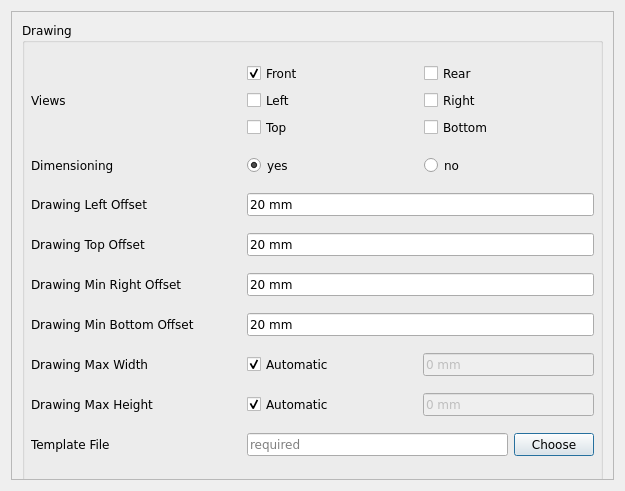
<?xml version="1.0" encoding="UTF-8"?>
<ui version="4.0">
 <class>ReinforcementDrawingAndDimensioning_Drawing</class>
 <widget class="QDialog" name="ReinforcementDrawingAndDimensioning_Drawing">
  <property name="geometry">
   <rect>
    <x>0</x>
    <y>0</y>
    <width>625</width>
    <height>491</height>
   </rect>
  </property>
  <property name="sizePolicy">
   <sizepolicy hsizetype="Preferred" vsizetype="Preferred">
    <horstretch>0</horstretch>
    <verstretch>0</verstretch>
   </sizepolicy>
  </property>
  <property name="windowTitle">
   <string>Dialog</string>
  </property>
  <layout class="QVBoxLayout" name="verticalLayout_4">
   <item>
    <layout class="QHBoxLayout" name="horizontalLayout_20">
     <item>
      <widget class="QScrollArea" name="scrollArea">
       <property name="widgetResizable">
        <bool>true</bool>
       </property>
       <widget class="QWidget" name="scrollAreaWidgetContents">
        <property name="geometry">
         <rect>
          <x>0</x>
          <y>0</y>
          <width>603</width>
          <height>469</height>
         </rect>
        </property>
        <widget class="QGroupBox" name="deawingDataGroupBox">
         <property name="geometry">
          <rect>
           <x>10</x>
           <y>10</y>
           <width>581</width>
           <height>461</height>
          </rect>
         </property>
         <property name="font">
          <font>
           <family>DejaVu Sans</family>
          </font>
         </property>
         <property name="toolTip">
          <string>&lt;html&gt;&lt;head/&gt;&lt;body&gt;&lt;p&gt;The data related to Dimension Offset&lt;/p&gt;&lt;/body&gt;&lt;/html&gt;</string>
         </property>
         <property name="title">
          <string>Drawing</string>
         </property>
         <layout class="QVBoxLayout" name="verticalLayout_16">
          <property name="leftMargin">
           <number>6</number>
          </property>
          <property name="rightMargin">
           <number>6</number>
          </property>
          <item>
           <layout class="QHBoxLayout" name="horizontalLayout">
            <item>
             <widget class="QLabel" name="viewsLabel">
              <property name="sizePolicy">
               <sizepolicy hsizetype="Fixed" vsizetype="Preferred">
                <horstretch>0</horstretch>
                <verstretch>0</verstretch>
               </sizepolicy>
              </property>
              <property name="minimumSize">
               <size>
                <width>210</width>
                <height>60</height>
               </size>
              </property>
              <property name="maximumSize">
               <size>
                <width>16777215</width>
                <height>60</height>
               </size>
              </property>
              <property name="text">
               <string>Views</string>
              </property>
             </widget>
            </item>
            <item>
             <layout class="QHBoxLayout" name="horizontalLayout_2">
              <item>
               <layout class="QVBoxLayout" name="verticalLayout_7">
                <item>
                 <layout class="QHBoxLayout" name="horizontalLayout_6">
                  <item>
                   <widget class="QCheckBox" name="frontViewCheckBox">
                    <property name="minimumSize">
                     <size>
                      <width>85</width>
                      <height>0</height>
                     </size>
                    </property>
                    <property name="toolTip">
                     <string>&lt;html&gt;&lt;head/&gt;&lt;body&gt;&lt;p&gt;If Checked, then Front view is generated&lt;/p&gt;&lt;/body&gt;&lt;/html&gt;</string>
                    </property>
                    <property name="text">
                     <string>Front</string>
                    </property>
                    <property name="checked">
                     <bool>true</bool>
                    </property>
                   </widget>
                  </item>
                 </layout>
                </item>
                <item>
                 <layout class="QHBoxLayout" name="horizontalLayout_4">
                  <item>
                   <widget class="QCheckBox" name="leftViewCheckBox">
                    <property name="minimumSize">
                     <size>
                      <width>85</width>
                      <height>0</height>
                     </size>
                    </property>
                    <property name="toolTip">
                     <string>&lt;html&gt;&lt;head/&gt;&lt;body&gt;&lt;p&gt;If Checked, then Left view is generated&lt;/p&gt;&lt;/body&gt;&lt;/html&gt;</string>
                    </property>
                    <property name="text">
                     <string>Left</string>
                    </property>
                   </widget>
                  </item>
                 </layout>
                </item>
                <item>
                 <layout class="QHBoxLayout" name="horizontalLayout_5">
                  <item>
                   <widget class="QCheckBox" name="topViewCheckBox">
                    <property name="minimumSize">
                     <size>
                      <width>85</width>
                      <height>0</height>
                     </size>
                    </property>
                    <property name="toolTip">
                     <string>&lt;html&gt;&lt;head/&gt;&lt;body&gt;&lt;p&gt;If Checked, then Top view is generated&lt;/p&gt;&lt;/body&gt;&lt;/html&gt;</string>
                    </property>
                    <property name="text">
                     <string>Top</string>
                    </property>
                   </widget>
                  </item>
                 </layout>
                </item>
               </layout>
              </item>
              <item>
               <layout class="QVBoxLayout" name="verticalLayout_6">
                <item>
                 <layout class="QHBoxLayout" name="horizontalLayout_11">
                  <item>
                   <widget class="QCheckBox" name="rearViewCheckBox">
                    <property name="minimumSize">
                     <size>
                      <width>85</width>
                      <height>0</height>
                     </size>
                    </property>
                    <property name="toolTip">
                     <string>&lt;html&gt;&lt;head/&gt;&lt;body&gt;&lt;p&gt;If Checked, then Rear view is generated&lt;/p&gt;&lt;/body&gt;&lt;/html&gt;</string>
                    </property>
                    <property name="text">
                     <string>Rear</string>
                    </property>
                   </widget>
                  </item>
                 </layout>
                </item>
                <item>
                 <layout class="QHBoxLayout" name="horizontalLayout_10">
                  <item>
                   <widget class="QCheckBox" name="rightViewCheckBox">
                    <property name="minimumSize">
                     <size>
                      <width>85</width>
                      <height>0</height>
                     </size>
                    </property>
                    <property name="toolTip">
                     <string>&lt;html&gt;&lt;head/&gt;&lt;body&gt;&lt;p&gt;If Checked, then Right view is generated&lt;/p&gt;&lt;/body&gt;&lt;/html&gt;</string>
                    </property>
                    <property name="text">
                     <string>Right</string>
                    </property>
                   </widget>
                  </item>
                 </layout>
                </item>
                <item>
                 <layout class="QHBoxLayout" name="horizontalLayout_7">
                  <item>
                   <widget class="QCheckBox" name="bottomViewCheckBox">
                    <property name="minimumSize">
                     <size>
                      <width>85</width>
                      <height>0</height>
                     </size>
                    </property>
                    <property name="toolTip">
                     <string>&lt;html&gt;&lt;head/&gt;&lt;body&gt;&lt;p&gt;If Checked, then Bottom view is generated&lt;/p&gt;&lt;/body&gt;&lt;/html&gt;</string>
                    </property>
                    <property name="text">
                     <string>Bottom</string>
                    </property>
                   </widget>
                  </item>
                 </layout>
                </item>
               </layout>
              </item>
             </layout>
            </item>
           </layout>
          </item>
          <item>
           <layout class="QHBoxLayout" name="horizontalLayout_25">
            <item>
             <widget class="QLabel" name="PerformDimensioningLabel">
              <property name="sizePolicy">
               <sizepolicy hsizetype="Fixed" vsizetype="Preferred">
                <horstretch>0</horstretch>
                <verstretch>0</verstretch>
               </sizepolicy>
              </property>
              <property name="minimumSize">
               <size>
                <width>210</width>
                <height>0</height>
               </size>
              </property>
              <property name="text">
               <string>Dimensioning</string>
              </property>
             </widget>
            </item>
            <item>
             <layout class="QHBoxLayout" name="horizontalLayout_32">
              <item>
               <layout class="QVBoxLayout" name="verticalLayout_8">
                <item>
                 <layout class="QHBoxLayout" name="horizontalLayout_33">
                  <item>
                   <widget class="QRadioButton" name="performDimensioningRadioButton">
                    <property name="toolTip">
                     <string>&lt;html&gt;&lt;head/&gt;&lt;body&gt;&lt;p&gt;Dimensioning is performed&lt;/p&gt;&lt;/body&gt;&lt;/html&gt;</string>
                    </property>
                    <property name="text">
                     <string>yes</string>
                    </property>
                    <property name="checked">
                     <bool>true</bool>
                    </property>
                   </widget>
                  </item>
                 </layout>
                </item>
               </layout>
              </item>
              <item>
               <layout class="QVBoxLayout" name="verticalLayout_10">
                <item>
                 <layout class="QHBoxLayout" name="horizontalLayout_45">
                  <item>
                   <widget class="QRadioButton" name="performNoDimensioningRadioButton">
                    <property name="toolTip">
                     <string>&lt;html&gt;&lt;head/&gt;&lt;body&gt;&lt;p&gt;Dimensioning is not performed&lt;/p&gt;&lt;/body&gt;&lt;/html&gt;</string>
                    </property>
                    <property name="text">
                     <string>no</string>
                    </property>
                   </widget>
                  </item>
                 </layout>
                </item>
               </layout>
              </item>
             </layout>
            </item>
           </layout>
          </item>
          <item>
           <layout class="QHBoxLayout" name="horizontalLayout_18">
            <item>
             <widget class="QLabel" name="drawingLeftOffsetLabel">
              <property name="sizePolicy">
               <sizepolicy hsizetype="Fixed" vsizetype="Preferred">
                <horstretch>0</horstretch>
                <verstretch>0</verstretch>
               </sizepolicy>
              </property>
              <property name="minimumSize">
               <size>
                <width>210</width>
                <height>0</height>
               </size>
              </property>
              <property name="text">
               <string>Drawing Left Offset</string>
              </property>
             </widget>
            </item>
            <item>
             <widget class="Gui::InputField" name="drawingLeftOffset">
              <property name="sizePolicy">
               <sizepolicy hsizetype="Expanding" vsizetype="Fixed">
                <horstretch>0</horstretch>
                <verstretch>0</verstretch>
               </sizepolicy>
              </property>
              <property name="toolTip">
               <string>&lt;html&gt;&lt;head/&gt;&lt;body&gt;&lt;p&gt;The left offset of the drawing view on t&lt;span style=&quot; font-family:'monospace';&quot;&gt;emplate&lt;/span&gt;&lt;/p&gt;&lt;/body&gt;&lt;/html&gt;</string>
              </property>
              <property name="text">
               <string>20 mm</string>
              </property>
              <property name="cursorPosition">
               <number>3</number>
              </property>
              <property name="unit" stdset="0">
               <string notr="true">mm</string>
              </property>
              <property name="quantity" stdset="0">
               <double>0.350000000000000</double>
              </property>
             </widget>
            </item>
           </layout>
          </item>
          <item>
           <layout class="QHBoxLayout" name="horizontalLayout_19">
            <item>
             <widget class="QLabel" name="drawingTopOffsetLabel">
              <property name="sizePolicy">
               <sizepolicy hsizetype="Fixed" vsizetype="Preferred">
                <horstretch>0</horstretch>
                <verstretch>0</verstretch>
               </sizepolicy>
              </property>
              <property name="minimumSize">
               <size>
                <width>210</width>
                <height>0</height>
               </size>
              </property>
              <property name="text">
               <string>Drawing Top Offset</string>
              </property>
             </widget>
            </item>
            <item>
             <widget class="Gui::InputField" name="drawingTopOffset">
              <property name="sizePolicy">
               <sizepolicy hsizetype="Expanding" vsizetype="Fixed">
                <horstretch>0</horstretch>
                <verstretch>0</verstretch>
               </sizepolicy>
              </property>
              <property name="toolTip">
               <string>&lt;html&gt;&lt;head/&gt;&lt;body&gt;&lt;p&gt;The top offset of the drawing view on t&lt;span style=&quot; font-family:'monospace';&quot;&gt;emplate&lt;/span&gt;&lt;/p&gt;&lt;/body&gt;&lt;/html&gt;</string>
              </property>
              <property name="text">
               <string>20 mm</string>
              </property>
              <property name="unit" stdset="0">
               <string notr="true">mm</string>
              </property>
              <property name="quantity" stdset="0">
               <double>0.350000000000000</double>
              </property>
             </widget>
            </item>
           </layout>
          </item>
          <item>
           <layout class="QHBoxLayout" name="horizontalLayout_21">
            <item>
             <widget class="QLabel" name="drawingMinRightOffsetLabel">
              <property name="sizePolicy">
               <sizepolicy hsizetype="Fixed" vsizetype="Preferred">
                <horstretch>0</horstretch>
                <verstretch>0</verstretch>
               </sizepolicy>
              </property>
              <property name="minimumSize">
               <size>
                <width>210</width>
                <height>0</height>
               </size>
              </property>
              <property name="text">
               <string>Drawing Min Right Offset</string>
              </property>
             </widget>
            </item>
            <item>
             <widget class="Gui::InputField" name="drawingMinRightOffset">
              <property name="sizePolicy">
               <sizepolicy hsizetype="Expanding" vsizetype="Fixed">
                <horstretch>0</horstretch>
                <verstretch>0</verstretch>
               </sizepolicy>
              </property>
              <property name="toolTip">
               <string>&lt;html&gt;&lt;head/&gt;&lt;body&gt;&lt;p&gt;The minimum right offset of the drawing view on &lt;span style=&quot; font-family:'monospace';&quot;&gt;template&lt;/span&gt;&lt;/p&gt;&lt;/body&gt;&lt;/html&gt;</string>
              </property>
              <property name="text">
               <string>20 mm</string>
              </property>
              <property name="unit" stdset="0">
               <string notr="true">mm</string>
              </property>
              <property name="quantity" stdset="0">
               <double>0.350000000000000</double>
              </property>
             </widget>
            </item>
           </layout>
          </item>
          <item>
           <layout class="QHBoxLayout" name="horizontalLayout_22">
            <item>
             <widget class="QLabel" name="drawingMinBottomOffsetLabel">
              <property name="sizePolicy">
               <sizepolicy hsizetype="Fixed" vsizetype="Preferred">
                <horstretch>0</horstretch>
                <verstretch>0</verstretch>
               </sizepolicy>
              </property>
              <property name="minimumSize">
               <size>
                <width>210</width>
                <height>0</height>
               </size>
              </property>
              <property name="text">
               <string>Drawing Min Bottom Offset</string>
              </property>
             </widget>
            </item>
            <item>
             <widget class="Gui::InputField" name="drawingMinBottomOffset">
              <property name="sizePolicy">
               <sizepolicy hsizetype="Expanding" vsizetype="Fixed">
                <horstretch>0</horstretch>
                <verstretch>0</verstretch>
               </sizepolicy>
              </property>
              <property name="toolTip">
               <string>&lt;html&gt;&lt;head/&gt;&lt;body&gt;&lt;p&gt;The minimum bottom offset of the drawing view on &lt;span style=&quot; font-family:'monospace';&quot;&gt;template&lt;/span&gt;&lt;/p&gt;&lt;/body&gt;&lt;/html&gt;</string>
              </property>
              <property name="text">
               <string>20 mm</string>
              </property>
              <property name="unit" stdset="0">
               <string notr="true">mm</string>
              </property>
              <property name="quantity" stdset="0">
               <double>0.350000000000000</double>
              </property>
             </widget>
            </item>
           </layout>
          </item>
          <item>
           <layout class="QHBoxLayout" name="horizontalLayout_23">
            <item>
             <widget class="QLabel" name="drawingMaxWidthLabel">
              <property name="sizePolicy">
               <sizepolicy hsizetype="Fixed" vsizetype="Preferred">
                <horstretch>0</horstretch>
                <verstretch>0</verstretch>
               </sizepolicy>
              </property>
              <property name="minimumSize">
               <size>
                <width>210</width>
                <height>0</height>
               </size>
              </property>
              <property name="text">
               <string>Drawing Max Width</string>
              </property>
             </widget>
            </item>
            <item>
             <widget class="QCheckBox" name="drawingMaxWidthAutomaticCheckBox">
              <property name="minimumSize">
               <size>
                <width>170</width>
                <height>0</height>
               </size>
              </property>
              <property name="text">
               <string>Automatic</string>
              </property>
              <property name="checked">
               <bool>true</bool>
              </property>
             </widget>
            </item>
            <item>
             <widget class="Gui::InputField" name="drawingMaxWidth">
              <property name="enabled">
               <bool>false</bool>
              </property>
              <property name="sizePolicy">
               <sizepolicy hsizetype="Expanding" vsizetype="Fixed">
                <horstretch>0</horstretch>
                <verstretch>0</verstretch>
               </sizepolicy>
              </property>
              <property name="toolTip">
               <string>&lt;html&gt;&lt;head/&gt;&lt;body&gt;&lt;p&gt;The maximum width of drawing on &lt;span style=&quot; font-family:'monospace';&quot;&gt;template&lt;/span&gt;&lt;/p&gt;&lt;/body&gt;&lt;/html&gt;</string>
              </property>
              <property name="text">
               <string>0 mm</string>
              </property>
              <property name="unit" stdset="0">
               <string notr="true">mm</string>
              </property>
              <property name="quantity" stdset="0">
               <double>0.350000000000000</double>
              </property>
             </widget>
            </item>
           </layout>
          </item>
          <item>
           <layout class="QHBoxLayout" name="horizontalLayout_24">
            <item>
             <widget class="QLabel" name="drawingMaxHeightLabel">
              <property name="sizePolicy">
               <sizepolicy hsizetype="Fixed" vsizetype="Preferred">
                <horstretch>0</horstretch>
                <verstretch>0</verstretch>
               </sizepolicy>
              </property>
              <property name="minimumSize">
               <size>
                <width>210</width>
                <height>0</height>
               </size>
              </property>
              <property name="text">
               <string>Drawing Max Height</string>
              </property>
             </widget>
            </item>
            <item>
             <widget class="QCheckBox" name="drawingMaxHeightAutomaticCheckBox">
              <property name="minimumSize">
               <size>
                <width>170</width>
                <height>0</height>
               </size>
              </property>
              <property name="text">
               <string>Automatic</string>
              </property>
              <property name="checked">
               <bool>true</bool>
              </property>
             </widget>
            </item>
            <item>
             <widget class="Gui::InputField" name="drawingMaxHeight">
              <property name="enabled">
               <bool>false</bool>
              </property>
              <property name="sizePolicy">
               <sizepolicy hsizetype="Expanding" vsizetype="Fixed">
                <horstretch>0</horstretch>
                <verstretch>0</verstretch>
               </sizepolicy>
              </property>
              <property name="toolTip">
               <string>&lt;html&gt;&lt;head/&gt;&lt;body&gt;&lt;p&gt;The maximum height of drawing on &lt;span style=&quot; font-family:'monospace';&quot;&gt;template&lt;/span&gt;&lt;/p&gt;&lt;/body&gt;&lt;/html&gt;</string>
              </property>
              <property name="text">
               <string>0 mm</string>
              </property>
              <property name="unit" stdset="0">
               <string notr="true">mm</string>
              </property>
              <property name="quantity" stdset="0">
               <double>0.350000000000000</double>
              </property>
             </widget>
            </item>
           </layout>
          </item>
          <item>
           <layout class="QHBoxLayout" name="horizontalLayout_26">
            <item>
             <widget class="QLabel" name="templateFileLabel">
              <property name="sizePolicy">
               <sizepolicy hsizetype="Fixed" vsizetype="Preferred">
                <horstretch>0</horstretch>
                <verstretch>0</verstretch>
               </sizepolicy>
              </property>
              <property name="minimumSize">
               <size>
                <width>210</width>
                <height>0</height>
               </size>
              </property>
              <property name="text">
               <string>Template File</string>
              </property>
             </widget>
            </item>
            <item>
             <widget class="Gui::PrefLineEdit" name="templateFile">
              <property name="toolTip">
               <string>&lt;html&gt;&lt;head/&gt;&lt;body&gt;&lt;p&gt;The template file to be used for the reinforcement drawing page&lt;/p&gt;&lt;/body&gt;&lt;/html&gt;</string>
              </property>
              <property name="placeholderText">
               <string>required</string>
              </property>
              <property name="clearButtonEnabled">
               <bool>true</bool>
              </property>
             </widget>
            </item>
            <item>
             <widget class="QPushButton" name="chooseTemplateFile">
              <property name="text">
               <string>Choose</string>
              </property>
             </widget>
            </item>
           </layout>
          </item>
         </layout>
        </widget>
       </widget>
      </widget>
     </item>
    </layout>
   </item>
  </layout>
 </widget>
 <customwidgets>
  <customwidget>
   <class>Gui::InputField</class>
   <extends>QLineEdit</extends>
   <header>Gui/InputField.h</header>
  </customwidget>
  <customwidget>
   <class>Gui::PrefLineEdit</class>
   <extends>QLineEdit</extends>
   <header>Gui/PrefWidgets.h</header>
  </customwidget>
 </customwidgets>
 <resources/>
 <connections/>
</ui>
